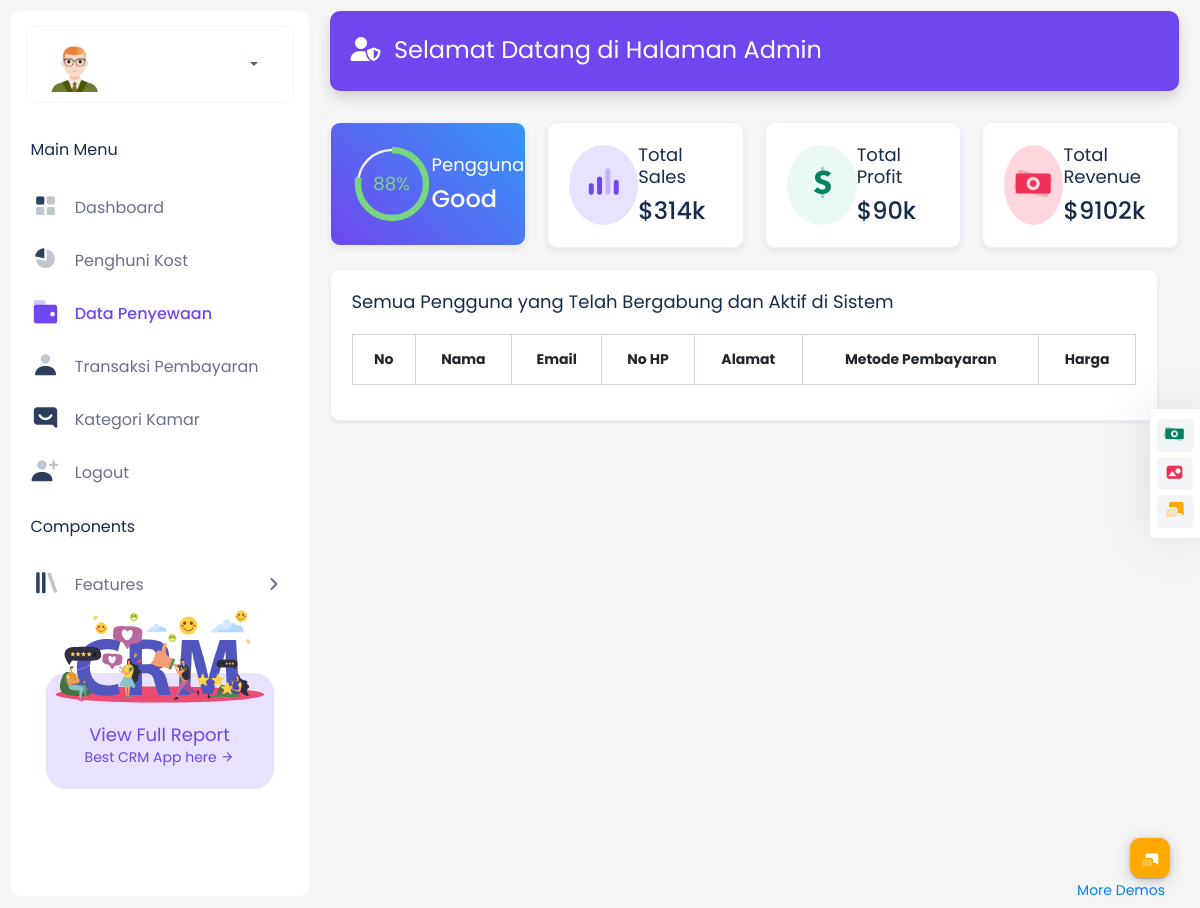
The app's page /detailpenyewaan.php, older data.
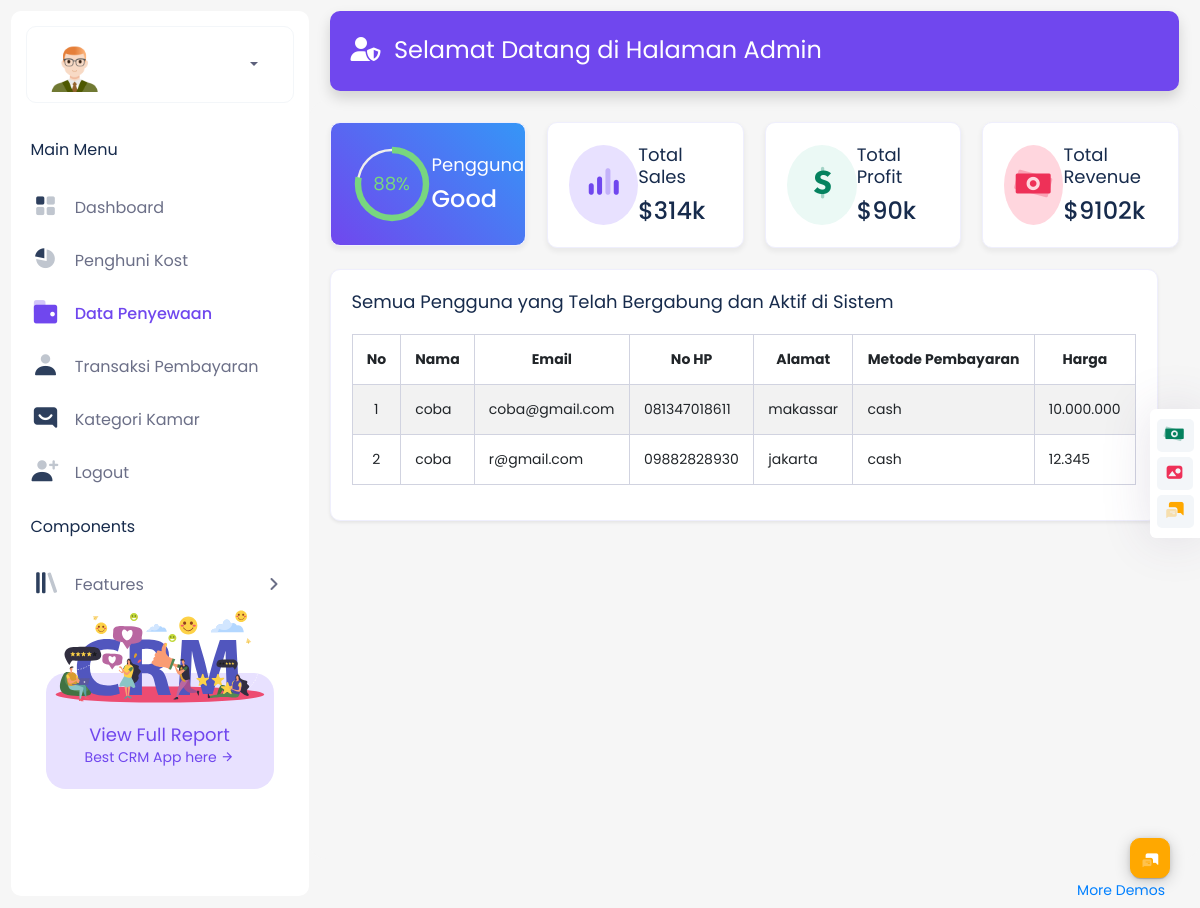
The same page, newer data.
### tables this page shows
CREATE TABLE `penyewaan_kos_222271` (
  `id_222271` int(11) NOT NULL,
  `id_kamar_222271` int(11) DEFAULT NULL,
  `nama_222271` varchar(100) DEFAULT NULL,
  `email_222271` varchar(100) DEFAULT NULL,
  `telepon_222271` varchar(20) DEFAULT NULL,
  `alamat_222271` text DEFAULT NULL,
  `metode_pembayaran_222271` varchar(50) DEFAULT NULL,
  `harga_222271` decimal(10,2) DEFAULT NULL
);

### config/fungsi.php (called while the page is built, shortened)
<?php
$db = mysqli_connect('localhost', 'root', '', '222271_royandi');
function query($query)
{
    global $db;
    $result = mysqli_query($db, $query);
    $rows = [];
    while ($row = mysqli_fetch_assoc($result)) {
        $rows[] = $row;
    }
    return $rows;
}

### detailpenyewaan.php (the view, shortened to what the changed rows need)
<?php
require 'config/fungsi.php';
$rows = query("SELECT * FROM pengguna_222271 WHERE role_222271 = 'user'");
$sql = "SELECT * FROM penyewaan_kos_222271";
$result = $db->query($sql);
if ($result->num_rows > 0) {
    $rows = $result->fetch_all(MYSQLI_ASSOC);
} else {
    $rows = [];
}
$totalPenghuniQuery = query("SELECT COUNT(*) AS total FROM pengguna_222271");
?>
<!DOCTYPE html>
<html lang="en">
<head>
    <link rel="stylesheet" href="admin/css/vendors_css.css">
    <link rel="stylesheet" href="admin/css/style.css">
    <link rel="stylesheet" href="admin/css/skin_color.css">
    <link href="https://cdnjs.cloudflare.com/ajax/libs/font-awesome/6.5.2/css/all.min.css" rel="stylesheet">
</head>
<body class="hold-transition light-skin sidebar-mini theme-primary fixed">
    <div class="wrapper">
        <div class="content-wrapper">
            <div class="container-full">
                <section class="content">
                    <div class="row">
                        <div class="row">
                            <div class="col-lg-12">
                                <div class="card shadow-sm">
                                    <div class="card-body">
                                        <div class="active-member">
                                            <div class="table-responsive">
                                                <table class="table table-striped table-bordered table-hover">
                                                    <thead class="thead-dark">
                                                        <tr class="text-center">
                                                            <th>No</th>
                                                            <th>Nama</th>
                                                            <th>Email</th>
                                                            <th>No HP</th>
                                                            <th>Alamat</th>
                                                            <th>Metode Pembayaran</th>
                                                            <th>Harga</th>
                                                        </tr>
                                                    </thead>
                                                    <tbody>
                                                        <?php $no = 1;
                                                        foreach ($rows as $row): ?>
                                                            <tr>
                                                                <td class="text-center"><?php echo $no++; ?></td>
                                                                <td><?php echo htmlspecialchars($row['nama_222271']); ?></td>
                                                                <td><?php echo htmlspecialchars($row['email_222271']); ?></td>
                                                                <td><?php echo htmlspecialchars($row['telepon_222271']); ?></td>
                                                                <td><?php echo htmlspecialchars($row['alamat_222271']); ?></td>
                                                                <td><?php echo htmlspecialchars($row['metode_pembayaran_222271']); ?></td>
                                                                <td class="text-right"><?php echo number_format($row['harga_222271'], 0, ',', '.'); ?></td>
                                                            </tr>
                                                        <?php endforeach; ?>
                                                    </tbody>
                                                </table>
                                            </div>
                                        </div>
                                    </div>
                                </div>
                            </div>
                        </div>
                    </div>
                </section>
            </div>
        </div>
    </div>
</body>
</html>

Row changes from the older to the newer data that the page shows:
added penyewaan_kos_222271: nama_222271 "coba", email_222271 "coba@gmail.com", telepon_222271 "081347018611", alamat_222271 "makassar", metode_pembayaran_222271 "cash", harga_222271 "10.000.000"
added penyewaan_kos_222271: nama_222271 "coba", email_222271 "r@gmail.com", telepon_222271 "09882828930", alamat_222271 "jakarta", metode_pembayaran_222271 "cash", harga_222271 "12.345"
